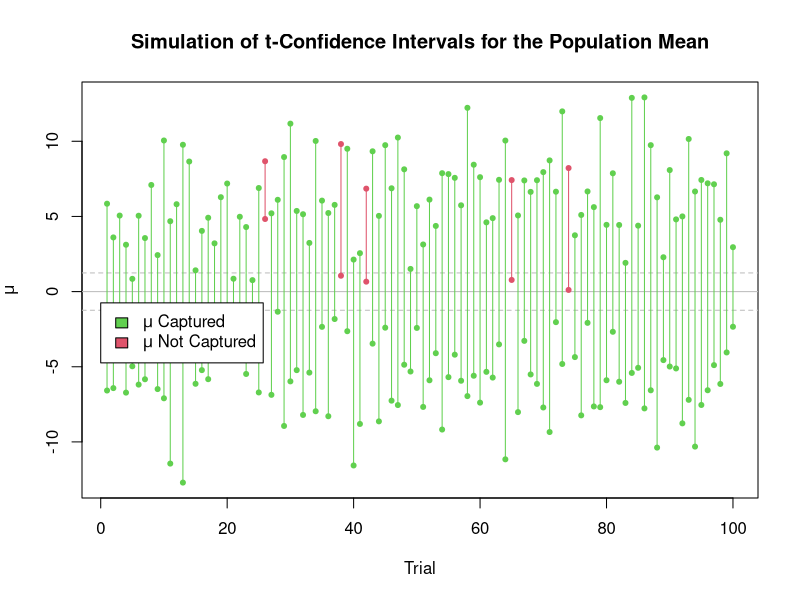

Write R code to recreate this figure.
## ---- chunk 1
library(dplyr)
library(ggplot2)
## ---- chunk 2
confidence_interval = function(sample) {
  
  sample_mean    <- mean(sample)
  sample_sd      <- sqrt(var(sample))
  n              <- length(sample)
  critical_value <- qt(0.025, df=n-1)
  
  low_ci  <- sample_mean + (sample_sd / sqrt(n)) * critical_value
  high_ci <- sample_mean - (sample_sd / sqrt(n)) * qt(0.025, df=n-1)

  return(
    c(low_ci, high_ci)
    )      
}
## ---- chunk 3
one_sample <- rnorm(n = 5, mean = 0, sd = 5)
confidence_interval(one_sample)
## ---- chunk 4

## There is no code for you to change in this plot. 

run_plots <- function(number_of_units = 5) { 
  ## This function takes an argument that is the number of draws for the population
  ## and returns a plot for the confidence intervals generated from 100 simulated
  ## samples of that size. 
  
  confidence_intervals <- data.frame(
    'low'      = rep(NA, 100), 
    'high'     = rep(NA, 100), 
    'captured' = rep(NA, 100)
    )
  
  for(i in 1:100) {
    our_sample <- rnorm(n = number_of_units, mean = 0, sd = 5)
    confidence_intervals[i, c('low', 'high')] <- confidence_interval(our_sample)
  }
  
  confidence_intervals <- confidence_intervals %>% 
    mutate(captured = low < 0 & high > 0)
  
  plot(
    NULL, 
    type="n", pch=19,
    xlim=c(1,100),
    ylim=c(min(confidence_intervals$low), max(confidence_intervals$high)),
    xlab="Trial", ylab=expression(mu))
  abline(
    h = c(0, qt(0.975, number_of_units-1)/sqrt(number_of_units), 
          qt(0.025, number_of_units-1)/sqrt(number_of_units)), 
    lty = c(1,2,2), 
    col = "gray")
  
  points(confidence_intervals$high, col = 2+confidence_intervals$captured, pch = 20)
  points(confidence_intervals$low,  col = 2+confidence_intervals$captured, pch = 20)

  for(i in 1:100) {
    lines(
      c(i,i), c(confidence_intervals$low[i],confidence_intervals$high[i]), 
      col = 2+confidence_intervals$captured[i], pch = 19)
  }
  
  title("Simulation of t-Confidence Intervals for the Population Mean")
  legend(
    0,-.75, 
    legend = c(
      expression(paste(mu," Captured")),
      expression(paste(mu," Not Captured"))), 
    fill = c(3,2)
    )
}
## ---- chunk 5
run_plots()
